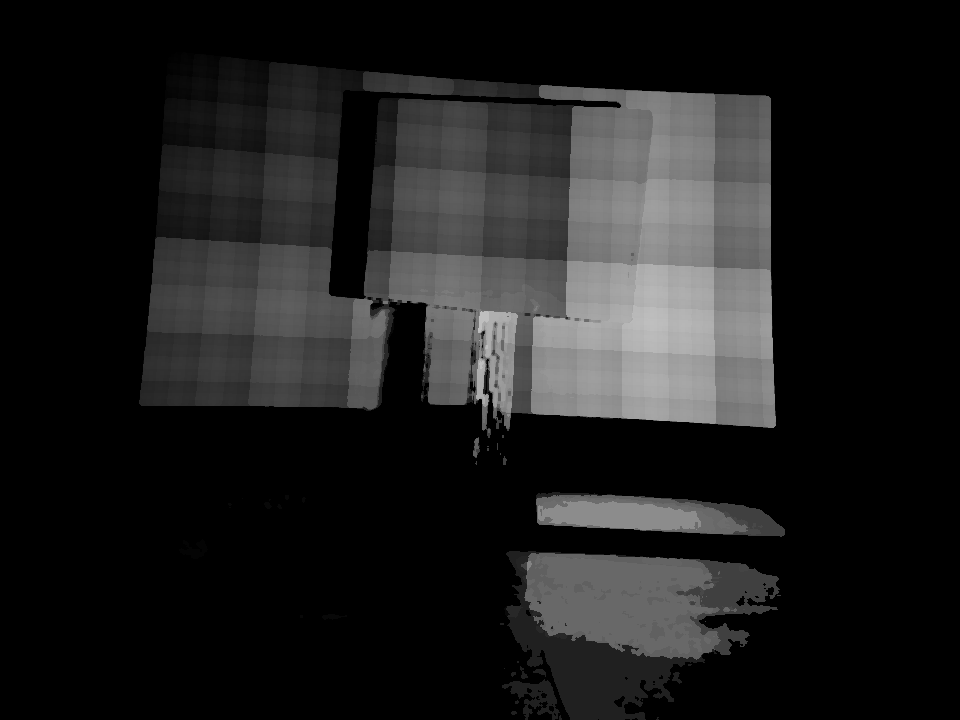
//> input picture SurfaceMapper/boxes.png, 960 x 720 px
$ ./match   (built with g++ and OpenCV 4, older OpenCV classes emulated)
//> lines starting //> are read from the running program, lines starting //| are printed output that depends on the picture
/**
 * @file match.cpp
 */


#include <opencv2/core/core.hpp>
#include <opencv2/highgui/highgui.hpp>
#include <opencv2/nonfree/features2d.hpp>
#include <opencv2/features2d/features2d.hpp>
#include <opencv2/opencv.hpp>
#include <stdio.h>
#include <iostream>

#define SPACE_KEY 32
#define ESC_KEY 27

using namespace cv;
using namespace std;

int main() {

// [33 lines of commented-out code are left out]


    Mat B = imread("/Users/scottmeldrum/Pictures/Disparity/boxes.png", CV_LOAD_IMAGE_GRAYSCALE);
//> B is the input picture: 720 rows x 960 cols, CV_8UC1; min 0, max 191, mean 29.7
    Mat graycode = imread("/Users/scottmeldrum/Pictures/Disparity/grayMap.png", CV_LOAD_IMAGE_GRAYSCALE);
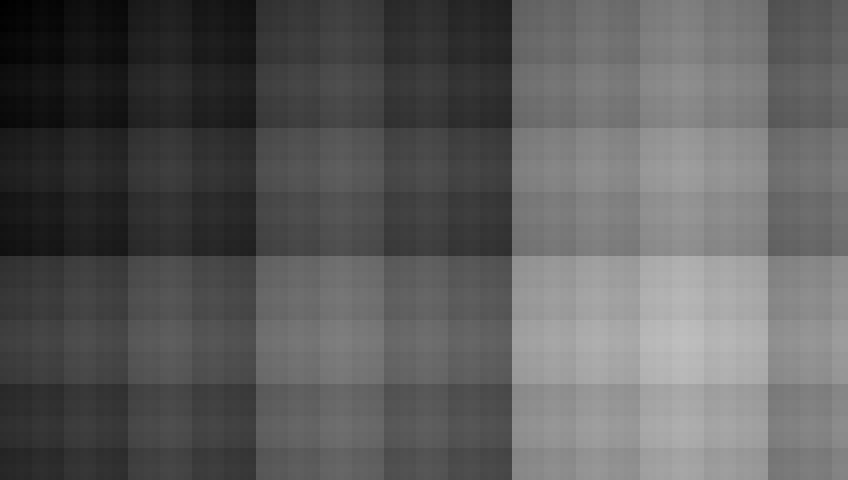
//> input picture SurfaceMapper/grayMap.png, 848 x 480 px
//> graycode is the input picture: 480 rows x 848 cols, CV_8UC1; min 0, max 191, mean 92.6

    Rect myROI(56, 0, 848, 480);
    Mat boxes = B(myROI);
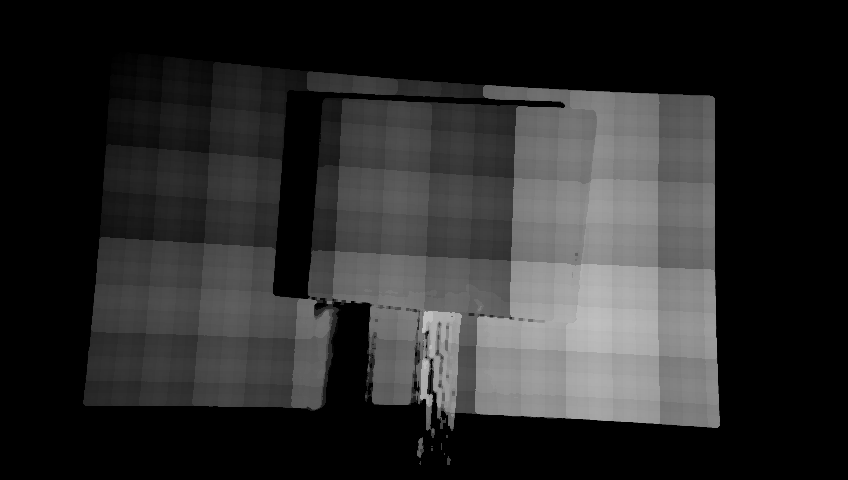
//> boxes: 480 rows x 848 cols, CV_8UC1; min 0, max 191, mean 42.9

    boxes.convertTo(boxes, CV_8UC1);

    //    Mat G = graycode.clone();
    //
    //    resize(G, graycode, boxes.size(), 0, 0, CV_INTER_CUBIC);

    graycode.convertTo(graycode, CV_8UC1);

    Mat F1, F2;
    F1 = boxes.clone();
    F2 = graycode.clone();


    vector<KeyPoint> key1, key2;
    Mat desc1, desc2;

// [4 lines of commented-out code are left out]

//> (the run ends here: the program needs code that is not available in this run, at `SurfFeatureDetector detector(400);`)
